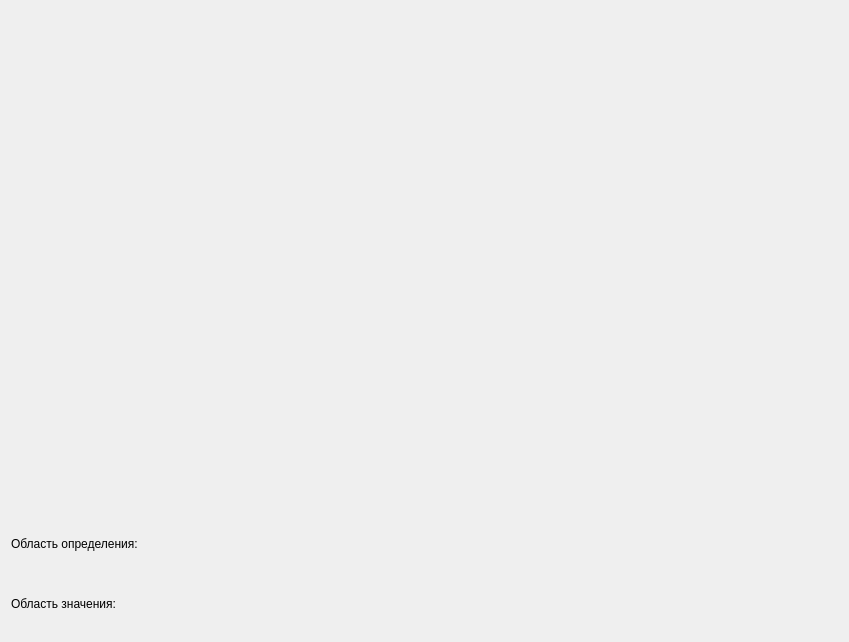
<?xml version="1.0" encoding="UTF-8"?>
<ui version="4.0">
 <class>Graph</class>
 <widget class="QWidget" name="Graph">
  <property name="geometry">
   <rect>
    <x>0</x>
    <y>0</y>
    <width>849</width>
    <height>642</height>
   </rect>
  </property>
  <property name="minimumSize">
   <size>
    <width>772</width>
    <height>642</height>
   </size>
  </property>
  <property name="maximumSize">
   <size>
    <width>9999</width>
    <height>9999</height>
   </size>
  </property>
  <property name="windowTitle">
   <string>Form</string>
  </property>
  <layout class="QGridLayout" name="gridLayout">
   <item row="0" column="1">
    <widget class="QCustomPlot" name="widget" native="true">
     <property name="sizePolicy">
      <sizepolicy hsizetype="Preferred" vsizetype="Fixed">
       <horstretch>0</horstretch>
       <verstretch>0</verstretch>
      </sizepolicy>
     </property>
     <property name="minimumSize">
      <size>
       <width>500</width>
       <height>500</height>
      </size>
     </property>
    </widget>
   </item>
   <item row="1" column="1">
    <layout class="QGridLayout" name="gridLayout_2">
     <item row="1" column="0">
      <widget class="QLabel" name="label_2">
       <property name="text">
        <string>Область значения:</string>
       </property>
      </widget>
     </item>
     <item row="0" column="0">
      <widget class="QLabel" name="label">
       <property name="text">
        <string>Область определения:</string>
       </property>
      </widget>
     </item>
     <item row="0" column="1">
      <widget class="QLabel" name="label_X_min">
       <property name="text">
        <string/>
       </property>
      </widget>
     </item>
     <item row="1" column="1">
      <widget class="QLabel" name="label_Y_min">
       <property name="text">
        <string/>
       </property>
      </widget>
     </item>
     <item row="0" column="2">
      <widget class="QLabel" name="label_X_max">
       <property name="text">
        <string/>
       </property>
      </widget>
     </item>
     <item row="1" column="2">
      <widget class="QLabel" name="label_Y_max">
       <property name="text">
        <string/>
       </property>
      </widget>
     </item>
    </layout>
   </item>
  </layout>
 </widget>
 <customwidgets>
  <customwidget>
   <class>QCustomPlot</class>
   <extends>QWidget</extends>
   <header>qcustomplot.h</header>
   <container>1</container>
  </customwidget>
 </customwidgets>
 <resources/>
 <connections/>
</ui>
